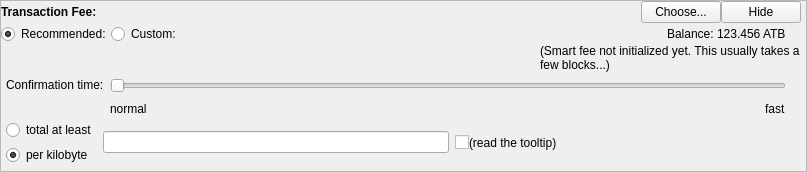
    <widget class="QFrame" name="frameFee">
     <property name="sizePolicy">
      <sizepolicy hsizetype="Expanding" vsizetype="Expanding">
       <horstretch>0</horstretch>
       <verstretch>0</verstretch>
      </sizepolicy>
     </property>
     <property name="maximumSize">
      <size>
       <width>16777215</width>
       <height>16777215</height>
      </size>
     </property>
     <property name="frameShape">
      <enum>QFrame::StyledPanel</enum>
     </property>
     <property name="frameShadow">
      <enum>QFrame::Sunken</enum>
     </property>
     <property name="lineWidth">
      <number>0</number>
     </property>
     <layout class="QVBoxLayout" name="verticalLayoutFee1">
      <property name="spacing">
       <number>0</number>
      </property>
      <property name="leftMargin">
       <number>0</number>
      </property>
      <property name="topMargin">
       <number>0</number>
      </property>
      <property name="rightMargin">
       <number>0</number>
      </property>
      <property name="bottomMargin">
       <number>0</number>
      </property>
      <item>
       <layout class="QVBoxLayout" name="verticalLayoutFee2" stretch="0,0,0">
        <property name="spacing">
         <number>0</number>
        </property>
        <property name="leftMargin">
         <number>0</number>
        </property>
        <property name="topMargin">
         <number>0</number>
        </property>
        <property name="rightMargin">
         <number>5</number>
        </property>
        <item>
         <layout class="QHBoxLayout" name="horizontalLayoutFee1">
          <property name="bottomMargin">
           <number>0</number>
          </property>
          <item>
           <layout class="QVBoxLayout" name="verticalLayoutFee7">
            <property name="spacing">
             <number>0</number>
            </property>
            <item>
             <layout class="QHBoxLayout" name="horizontalLayoutSmartFee">
              <property name="spacing">
               <number>10</number>
              </property>
              <item>
               <widget class="QLabel" name="labelFeeHeadline">
                <property name="sizePolicy">
                 <sizepolicy hsizetype="Preferred" vsizetype="Maximum">
                  <horstretch>0</horstretch>
                  <verstretch>0</verstretch>
                 </sizepolicy>
                </property>
                <property name="font">
                 <font>
                  <weight>75</weight>
                  <bold>true</bold>
                 </font>
                </property>
                <property name="styleSheet">
                 <string notr="true">font-weight:bold;</string>
                </property>
                <property name="text">
                 <string>Transaction Fee:</string>
                </property>
               </widget>
              </item>
              <item>
               <widget class="QLabel" name="labelFeeMinimized">
                <property name="text">
                 <string/>
                </property>
               </widget>
              </item>
              <item>
               <spacer name="horizontalSpacer_6">
                <property name="orientation">
                 <enum>Qt::Horizontal</enum>
                </property>
                <property name="sizeHint" stdset="0">
                 <size>
                  <width>40</width>
                  <height>20</height>
                 </size>
                </property>
               </spacer>
              </item>
              <item>
               <widget class="QPushButton" name="buttonChooseFee">
                <property name="text">
                 <string>Choose...</string>
                </property>
               </widget>
              </item>
             </layout>
            </item>
            <item>
             <spacer name="verticalSpacer_5">
              <property name="orientation">
               <enum>Qt::Vertical</enum>
              </property>
              <property name="sizeHint" stdset="0">
               <size>
                <width>1</width>
                <height>1</height>
               </size>
              </property>
             </spacer>
            </item>
           </layout>
          </item>
          <item>
           <widget class="QPushButton" name="buttonMinimizeFee">
            <property name="toolTip">
             <string>collapse fee-settings</string>
            </property>
            <property name="text">
             <string>Hide</string>
            </property>
           </widget>
          </item>
         </layout>
        </item>
        <item>
         <widget class="QFrame" name="frameFeeSelection">
          <layout class="QVBoxLayout" name="verticalLayoutFee12">
           <property name="spacing">
            <number>0</number>
           </property>
           <property name="leftMargin">
            <number>0</number>
           </property>
           <property name="topMargin">
            <number>0</number>
           </property>
           <property name="rightMargin">
            <number>0</number>
           </property>
           <property name="bottomMargin">
            <number>0</number>
           </property>
           <item>
            <layout class="QGridLayout" name="gridLayoutFee">
             <property name="topMargin">
              <number>0</number>
             </property>
             <property name="bottomMargin">
              <number>5</number>
             </property>
             <property name="horizontalSpacing">
              <number>5</number>
             </property>
             <property name="verticalSpacing">
              <number>0</number>
             </property>
             <item row="2" column="1">
              <layout class="QVBoxLayout" name="verticalLayoutFee8">
               <property name="spacing">
                <number>6</number>
               </property>
               <item>
                <layout class="QHBoxLayout" name="horizontalLayoutFee13">
                 <item>
                  <layout class="QVBoxLayout" name="verticalLayout_3">
                   <property name="spacing">
                    <number>5</number>
                   </property>
                   <property name="leftMargin">
                    <number>0</number>
                   </property>
                   <item>
                    <widget class="QRadioButton" name="radioCustomAtLeast">
                     <property name="toolTip">
                      <string>If the custom fee is set to 1000 satoshis and the transaction is only 250 bytes, then &quot;per kilobyte&quot; only pays 250 satoshis in fee, while &quot;total at least&quot; pays 1000 satoshis. For transactions bigger than a kilobyte both pay by kilobyte.</string>
                     </property>
                     <property name="text">
                      <string>total at least</string>
                     </property>
                     <attribute name="buttonGroup">
                      <string notr="true">groupCustomFee</string>
                     </attribute>
                    </widget>
                   </item>
                   <item>
                    <widget class="QRadioButton" name="radioCustomPerKilobyte">
                     <property name="toolTip">
                      <string>If the custom fee is set to 1000 satoshis and the transaction is only 250 bytes, then &quot;per kilobyte&quot; only pays 250 satoshis in fee, while &quot;total at least&quot; pays 1000 satoshis. For transactions bigger than a kilobyte both pay by kilobyte.</string>
                     </property>
                     <property name="text">
                      <string>per kilobyte</string>
                     </property>
                     <property name="checked">
                      <bool>true</bool>
                     </property>
                     <attribute name="buttonGroup">
                      <string notr="true">groupCustomFee</string>
                     </attribute>
                    </widget>
                   </item>
                  </layout>
                 </item>
                 <item>
                  <widget class="BitcoinAmountField" name="customFee"/>
                 </item>
                 <item>
                  <layout class="QHBoxLayout" name="horizontalLayoutFee8">
                   <property name="spacing">
                    <number>0</number>
                   </property>
                   <item>
                    <widget class="QCheckBox" name="checkBoxMinimumFee">
                     <property name="toolTip">
                      <string>Paying only the minimum fee is just fine as long as there is less transaction volume than space in the blocks. But be aware that this can end up in a never confirming transaction once there is more demand for bitcoin transactions than the network can process.</string>
                     </property>
                     <property name="text">
                      <string/>
                     </property>
                    </widget>
                   </item>
                   <item>
                    <widget class="QLabel" name="labelMinFeeWarning">
                     <property name="enabled">
                      <bool>true</bool>
                     </property>
                     <property name="minimumSize">
                      <size>
                       <width>250</width>
                       <height>0</height>
                      </size>
                     </property>
                     <property name="toolTip">
                      <string>Paying only the minimum fee is just fine as long as there is less transaction volume than space in the blocks. But be aware that this can end up in a never confirming transaction once there is more demand for bitcoin transactions than the network can process.</string>
                     </property>
                     <property name="text">
                      <string>(read the tooltip)</string>
                     </property>
                     <property name="wordWrap">
                      <bool>true</bool>
                     </property>
                     <property name="margin">
                      <number>0</number>
                     </property>
                    </widget>
                   </item>
                   <item>
                    <spacer name="horizontalSpacer_8">
                     <property name="orientation">
                      <enum>Qt::Horizontal</enum>
                     </property>
                     <property name="sizeHint" stdset="0">
                      <size>
                       <width>1</width>
                       <height>1</height>
                      </size>
                     </property>
                    </spacer>
                   </item>
                  </layout>
                 </item>
                </layout>
               </item>
              </layout>
             </item>
             <item row="1" column="1">
              <layout class="QVBoxLayout" name="verticalLayoutFee3" stretch="0,0,1">
               <property name="spacing">
                <number>6</number>
               </property>
               <property name="topMargin">
                <number>0</number>
               </property>
               <item>
                <layout class="QHBoxLayout" name="horizontalLayoutFee12">
                 <item>
                  <widget class="QLabel" name="labelSmartFee">
                   <property name="sizePolicy">
                    <sizepolicy hsizetype="Minimum" vsizetype="Minimum">
                     <horstretch>0</horstretch>
                     <verstretch>0</verstretch>
                    </sizepolicy>
                   </property>
                   <property name="maximumSize">
                    <size>
                     <width>9999</width>
                     <height>16777215</height>
                    </size>
                   </property>
                   <property name="text">
                    <string/>
                   </property>
                   <property name="margin">
                    <number>2</number>
                   </property>
                  </widget>
                 </item>
                 <item>
                  <widget class="QLabel" name="labelFeeEstimation">
                   <property name="sizePolicy">
                    <sizepolicy hsizetype="Minimum" vsizetype="Minimum">
                     <horstretch>0</horstretch>
                     <verstretch>0</verstretch>
                    </sizepolicy>
                   </property>
                   <property name="maximumSize">
                    <size>
                     <width>999999</width>
                     <height>16777215</height>
                    </size>
                   </property>
                   <property name="text">
                    <string/>
                   </property>
                   <property name="wordWrap">
                    <bool>true</bool>
                   </property>
                  </widget>
                 </item>
                 <item>
                  <widget class="QLabel" name="labelSmartFee2">
                   <property name="maximumSize">
                    <size>
                     <width>9999999</width>
                     <height>16777215</height>
                    </size>
                   </property>
                   <property name="font">
                    <font>
                     <stylestrategy>PreferDefault</stylestrategy>
                    </font>
                   </property>
                   <property name="layoutDirection">
                    <enum>Qt::LeftToRight</enum>
                   </property>
                   <property name="autoFillBackground">
                    <bool>false</bool>
                   </property>
                   <property name="text">
                    <string>(Smart fee not initialized yet. This usually takes a few blocks...)</string>
                   </property>
                   <property name="wordWrap">
                    <bool>true</bool>
                   </property>
                   <property name="margin">
                    <number>0</number>
                   </property>
                  </widget>
                 </item>
                </layout>
               </item>
               <item>
                <layout class="QHBoxLayout" name="horizontalLayoutFee9">
                 <item>
                  <layout class="QVBoxLayout" name="verticalLayoutFee6">
                   <item>
                    <widget class="QLabel" name="labelSmartFee3">
                     <property name="text">
                      <string>Confirmation time:</string>
                     </property>
                     <property name="margin">
                      <number>2</number>
                     </property>
                    </widget>
                   </item>
                   <item>
                    <spacer name="verticalSpacer_3">
                     <property name="orientation">
                      <enum>Qt::Vertical</enum>
                     </property>
                     <property name="sizeHint" stdset="0">
                      <size>
                       <width>1</width>
                       <height>1</height>
                      </size>
                     </property>
                    </spacer>
                   </item>
                  </layout>
                 </item>
                 <item>
                  <layout class="QVBoxLayout" name="verticalLayoutFee5">
                   <property name="rightMargin">
                    <number>15</number>
                   </property>
                   <item>
                    <widget class="QSlider" name="sliderSmartFee">
                     <property name="minimum">
                      <number>0</number>
                     </property>
                     <property name="maximum">
                      <number>24</number>
                     </property>
                     <property name="pageStep">
                      <number>1</number>
                     </property>
                     <property name="value">
                      <number>0</number>
                     </property>
                     <property name="orientation">
                      <enum>Qt::Horizontal</enum>
                     </property>
                     <property name="invertedAppearance">
                      <bool>false</bool>
                     </property>
                     <property name="invertedControls">
                      <bool>false</bool>
                     </property>
                     <property name="tickPosition">
                      <enum>QSlider::NoTicks</enum>
                     </property>
                    </widget>
                   </item>
                   <item>
                    <layout class="QHBoxLayout" name="horizontalLayoutFee10">
                     <item>
                      <widget class="QLabel" name="labelSmartFeeNormal">
                       <property name="text">
                        <string>normal</string>
                       </property>
                      </widget>
                     </item>
                     <item>
                      <spacer name="horizontalSpacer_3">
                       <property name="orientation">
                        <enum>Qt::Horizontal</enum>
                       </property>
                       <property name="sizeHint" stdset="0">
                        <size>
                         <width>40</width>
                         <height>20</height>
                        </size>
                       </property>
                      </spacer>
                     </item>
                     <item>
                      <widget class="QLabel" name="labelSmartFeeFast">
                       <property name="text">
                        <string>fast</string>
                       </property>
                      </widget>
                     </item>
                    </layout>
                   </item>
                  </layout>
                 </item>
                </layout>
               </item>
               <item>
                <spacer name="verticalSpacer_4">
                 <property name="orientation">
                  <enum>Qt::Vertical</enum>
                 </property>
                 <property name="sizeHint" stdset="0">
                  <size>
                   <width>1</width>
                   <height>1</height>
                  </size>
                 </property>
                </spacer>
               </item>
              </layout>
             </item>
             <item row="0" column="0" colspan="2">
              <layout class="QHBoxLayout" name="horizontalLayout_6">
               <item>
                <widget class="QRadioButton" name="radioSmartFee">
                 <property name="text">
                  <string>Recommended:</string>
                 </property>
                 <property name="checked">
                  <bool>true</bool>
                 </property>
                 <attribute name="buttonGroup">
                  <string notr="true">groupFee</string>
                 </attribute>
                </widget>
               </item>
               <item>
                <widget class="QRadioButton" name="radioCustomFee">
                 <property name="text">
                  <string>Custom:</string>
                 </property>
                 <attribute name="buttonGroup">
                  <string notr="true">groupFee</string>
                 </attribute>
                </widget>
               </item>
               <item>
                <layout class="QHBoxLayout" name="horizontalLayout_2">
                 <property name="spacing">
                  <number>3</number>
                 </property>
                 <item>
                  <spacer name="horizontalSpacer_7">
                   <property name="orientation">
                    <enum>Qt::Horizontal</enum>
                   </property>
                   <property name="sizeHint" stdset="0">
                    <size>
                     <width>40</width>
                     <height>20</height>
                    </size>
                   </property>
                  </spacer>
                 </item>
                 <item>
                  <widget class="QLabel" name="BalanceSend">
                   <property name="sizePolicy">
                    <sizepolicy hsizetype="Preferred" vsizetype="Fixed">
                     <horstretch>0</horstretch>
                     <verstretch>0</verstretch>
                    </sizepolicy>
                   </property>
                   <property name="text">
                    <string>Balance:</string>
                   </property>
                  </widget>
                 </item>
                 <item>
                  <widget class="QLabel" name="labelBalance">
                   <property name="sizePolicy">
                    <sizepolicy hsizetype="Preferred" vsizetype="Fixed">
                     <horstretch>0</horstretch>
                     <verstretch>0</verstretch>
                    </sizepolicy>
                   </property>
                   <property name="cursor">
                    <cursorShape>IBeamCursor</cursorShape>
                   </property>
                   <property name="text">
                    <string notr="true">123.456 ATB</string>
                   </property>
                   <property name="textInteractionFlags">
                    <set>Qt::LinksAccessibleByMouse|Qt::TextSelectableByKeyboard|Qt::TextSelectableByMouse</set>
                   </property>
                  </widget>
                 </item>
                 <item>
                  <spacer name="horizontalSpacer_4">
                   <property name="orientation">
                    <enum>Qt::Horizontal</enum>
                   </property>
                   <property name="sizeType">
                    <enum>QSizePolicy::Fixed</enum>
                   </property>
                   <property name="sizeHint" stdset="0">
                    <size>
                     <width>15</width>
                     <height>20</height>
                    </size>
                   </property>
                  </spacer>
                 </item>
                </layout>
               </item>
              </layout>
             </item>
            </layout>
           </item>
          </layout>
         </widget>
        </item>
        <item>
         <spacer name="verticalSpacerFee">
          <property name="orientation">
           <enum>Qt::Vertical</enum>
          </property>
          <property name="sizeHint" stdset="0">
           <size>
            <width>800</width>
            <height>1</height>
           </size>
          </property>
         </spacer>
        </item>
       </layout>
      </item>
     </layout>
    </widget>
